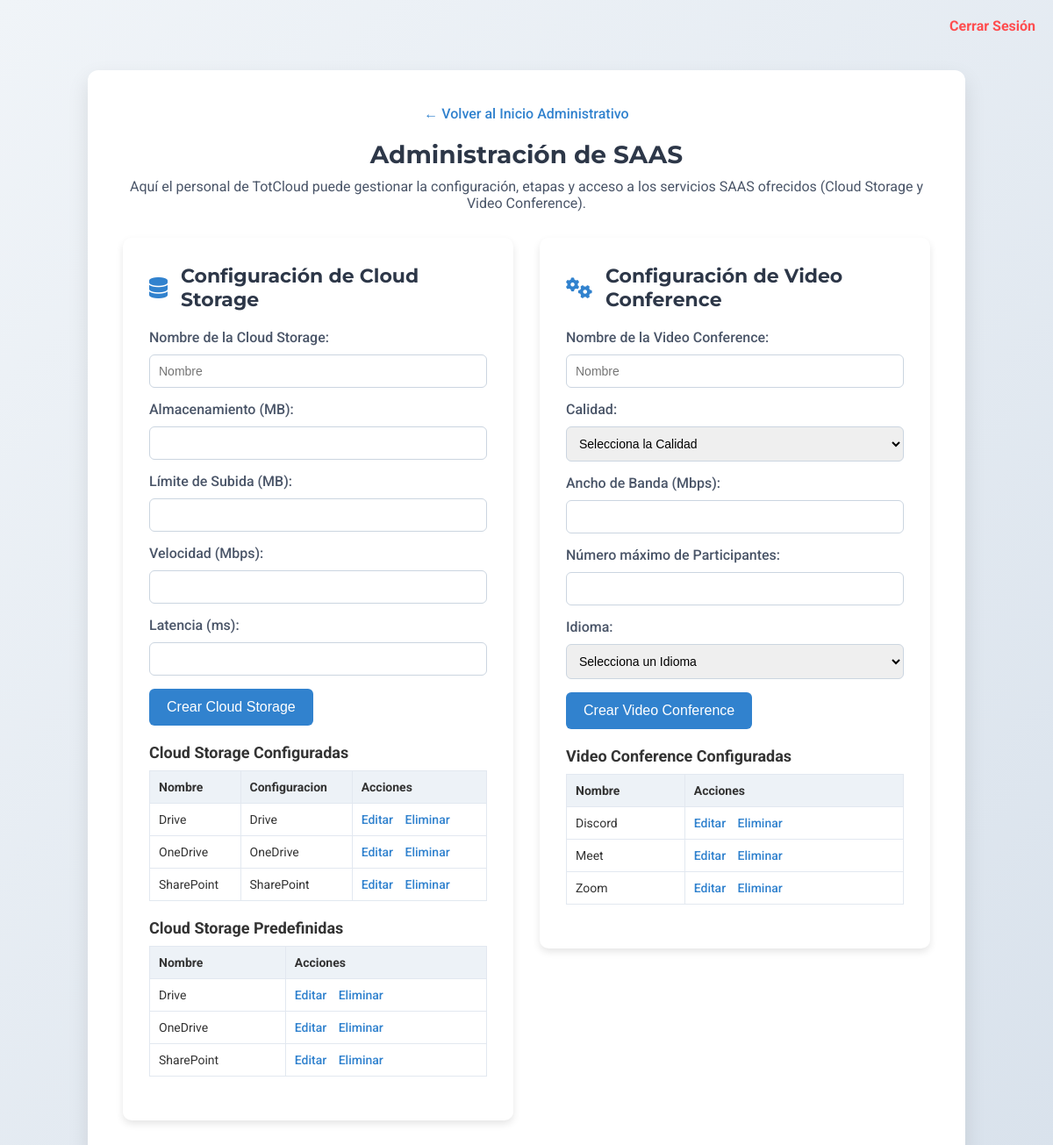
The app's page /TotCloud/saasAdmin.php (signed in) with its own data.
### tables this page shows
CREATE TABLE CS_CONFIG ( 
    idCSConfig INT(8) AUTO_INCREMENT PRIMARY KEY,
    nombreCS VARCHAR(64) NOT NULL,
    almacenamiento INT(16) NOT NULL, 
    idCloudStorage INT(8) NOT NULL,
    idPersona INT(8) NOT NULL,
    last_modified TIMESTAMP DEFAULT CURRENT_TIMESTAMP ON UPDATE CURRENT_TIMESTAMP,
    FOREIGN KEY (idCloudStorage) REFERENCES CLOUD_STORAGE(idCloudStorage),
    FOREIGN KEY (idPersona) REFERENCES PERSONA(idPersona) 
);

CREATE TABLE CLOUD_STORAGE ( 
    idCloudStorage INT(8) AUTO_INCREMENT PRIMARY KEY,
    nombreCS VARCHAR(64) UNIQUE NOT NULL,
    limiteSubida INT(16) NOT NULL, 
    velocidad INT(16) NOT NULL, 
    latencia INT(16) NOT NULL,
    FOREIGN KEY (idCloudStorage) REFERENCES SERVICIO(idServicio)
);

CREATE TABLE VC_CONFIG ( 
    idVCConfig INT(8) AUTO_INCREMENT PRIMARY KEY,
    nombreVC VARCHAR(64) NOT NULL,
    calidad VARCHAR(8) NOT NULL,
    anchoBanda INT(16) NOT NULL, 
    maxParticipantes INT(8) NOT NULL, 
    idioma VARCHAR(64) NOT NULL, 
    idVideoConference INT(8) NOT NULL,
    idPersona INT(8) NOT NULL,
    last_modified TIMESTAMP DEFAULT CURRENT_TIMESTAMP ON UPDATE CURRENT_TIMESTAMP,
    FOREIGN KEY (idVideoConference) REFERENCES VIDEO_CONFERENCE(idVideoConference),
    FOREIGN KEY (idPersona) REFERENCES PERSONA(idPersona) 
);

### TotCloud/saasAdmin.php (the view, shortened to what this page needs)
<?php
require 'config.php';
$action = isset($_GET['action']) ? $_GET['action'] : '';
$csToEdit = null;
$vcToEdit = null;
$csList = [];
try {
    $stmt = $pdo->query("
        SELECT CS_CONFIG.idCSConfig, CS_CONFIG.idCloudStorage, CS_CONFIG.nombreCS, CLOUD_STORAGE.nombreCS AS nombreCSp, CS_CONFIG.almacenamiento
        FROM CS_CONFIG
        JOIN CLOUD_STORAGE ON CS_CONFIG.idCloudStorage = CLOUD_STORAGE.idCloudStorage
        ORDER BY CS_CONFIG.nombreCS ASC
    ");
    $csList = $stmt->fetchAll();
} catch (PDOException $e) {
    $error = "Error al obtener la lista de bases de datos: " . $e->getMessage();
}
$cspList = [];
try {
    $stmt = $pdo->query("
        SELECT CLOUD_STORAGE.idCloudStorage, CLOUD_STORAGE.nombreCS, CLOUD_STORAGE.limiteSubida, CLOUD_STORAGE.velocidad, CLOUD_STORAGE.latencia
        FROM CLOUD_STORAGE
        ORDER BY CLOUD_STORAGE.nombreCS ASC
    ");
    $cspList = $stmt->fetchAll();
} catch (PDOException $e) {
    $error = "Error al obtener la lista de bases de datos: " . $e->getMessage();
}
$vcList = [];
try {
    $stmt = $pdo->query("
        SELECT VC_CONFIG.idVCConfig, VC_CONFIG.idVideoConference, VC_CONFIG.nombreVC, VC_CONFIG.calidad, VC_CONFIG.anchoBanda, VC_CONFIG.maxParticipantes, VC_CONFIG.idioma
        FROM VC_CONFIG
        JOIN VIDEO_CONFERENCE ON VC_CONFIG.idVideoConference = VIDEO_CONFERENCE.idVideoConference
        ORDER BY VC_CONFIG.nombreVC ASC
    ");
    $vcList = $stmt->fetchAll();
} catch (PDOException $e) {
    $error = "Error al obtener la lista de aplicaciones: " . $e->getMessage();
}
?>
<!DOCTYPE html>
<html lang="es">
<head>
    <link href="https://cdnjs.cloudflare.com/ajax/libs/font-awesome/6.4.0/css/all.min.css" rel="stylesheet">
</head>
<body>
    <a href="logout.php" class="logout">Cerrar Sesión</a>
    <div class="container">
        <a href="homeAdmin.php" class="back-link">← Volver al Inicio Administrativo</a>
        <h2>Administración de SAAS</h2>
        <p>Aquí el personal de TotCloud puede gestionar la configuración, etapas y acceso a los servicios SAAS ofrecidos (Cloud Storage y Video Conference).</p>
        <div class="sections">
            <div class="section-card">
                <?php if ($action === 'editarCS' && isset($_GET['idCSConfig']) && !empty($csToEdit) && $_SERVER['REQUEST_METHOD'] !== 'POST'): ?>
                    <h3><i class="fas fa-edit"></i> Editar Configuración Cloud Storage</h3>
                    <form action="saasAdmin.php?action=editarCS&idCSConfig=<?php echo (int)$_GET['idCSConfig']; ?>" method="POST">
                        <label>Nombre de la Cloud Storage:</label>
                        <input type="text" name="nombreCS" value="<?php echo htmlspecialchars($csToEdit['nombreCS']); ?>" required>
                        <label>Almacenamiento (MB):</label>
                        <input type="number" name="almacenamiento" min="1" value="<?php echo (int)$csToEdit['almacenamiento']; ?>" required>
                        <input type="submit" value="Guardar Cambios">
                    </form>
                <?php else: ?>
                    <h3><i class="fas fa-database"></i> Configuración de Cloud Storage</h3>
                    <form action="saasAdmin.php?action=crearCS" method="POST">
                        <label for="nombreCS">Nombre de la Cloud Storage:</label>
                        <input type="text" id="nombreCS" name="nombreCS" placeholder="Nombre" required>
                        <label for="almacenamiento">Almacenamiento (MB):</label>
                        <input type="number" id="almacenamiento" name="almacenamiento" min="1" required>
                        <label for="limiteSubida">Límite de Subida (MB):</label>
                        <input type="number" id="limiteSubida" name="limiteSubida" min="1" required>
                        <label for="velocidad">Velocidad (Mbps):</label>
                        <input type="number" id="velocidad" name="velocidad" min="1" required>
                        <label for="latencia">Latencia (ms):</label>
                        <input type="number" id="latencia" name="latencia" min="1" required>
                        <input type="submit" value="Crear Cloud Storage">
                    </form>
                <?php endif; ?>
                <div class="service-list">
                    <h4>Cloud Storage Configuradas</h4>
                    <table>
                        <tr>
                            <th>Nombre</th>
                            <th>Configuracion</th>
                            <th>Acciones</th>
                        </tr>
                        <?php if (!empty($csList)): ?>
                            <?php foreach ($csList as $csItem): ?>
                                <tr>
                                    <td><?php echo htmlspecialchars($csItem['nombreCS']); ?></td>
                                    <td><?php echo htmlspecialchars($csItem['nombreCSp']); ?></td>
                                    <td class="actions">
                                        <a href="saasAdmin.php?action=editarCS&idCSConfig=<?php echo (int)$csItem['idCSConfig']; ?>">Editar</a>
                                        <a href="saasAdmin.php?action=eliminarCS&idCSConfig=<?php echo (int)$csItem['idCSConfig']; ?>">Eliminar</a>
                                    </td>
                                </tr>
                            <?php endforeach; ?>
                        <?php else: ?>
                            <tr><td colspan="3">No hay Cloud Storage configuradas.</td></tr>
                        <?php endif; ?>
                    </table>
                </div>
                <div class="service-list">
                    <h4>Cloud Storage Predefinidas</h4>
                    <table>
                        <tr>
                            <th>Nombre</th>
                            <th>Acciones</th>
                        </tr>
                        <?php if (!empty($cspList)): ?>
                            <?php foreach ($cspList as $csItem): ?>
                                <tr>
                                    <td><?php echo htmlspecialchars($csItem['nombreCS']); ?></td>
                                    <td class="actions">
                                        <a href="saasAdmin.php?action=editarCSp&idCloudStorage=<?php echo (int)$csItem['idCloudStorage']; ?>">Editar</a>
                                        <a href="saasAdmin.php?action=eliminarCSp&idCloudStorage=<?php echo (int)$csItem['idCloudStorage']; ?>">Eliminar</a>
                                    </td>
                                </tr>
                            <?php endforeach; ?>
                        <?php else: ?>
                            <tr><td colspan="2">No hay Cloud Storage predefinidas.</td></tr>
                        <?php endif; ?>
                    </table>
                </div>
            </div>
            <div class="section-card">
                <?php if ($action === 'editarVC' && isset($_GET['idVCConfig']) && !empty($vcToEdit) && $_SERVER['REQUEST_METHOD'] !== 'POST'): ?>
                    <h3><i class="fas fa-edit"></i> Editar Configuración Video Conference</h3>
                    <form action="saasAdmin.php?action=editarVC&idVCConfig=<?php echo (int)$_GET['idVCConfig']; ?>" method="POST">
                        <label>Nombre de la Video Conference:</label>
                        <input type="text" name="nombreVC" value="<?php echo htmlspecialchars($vcToEdit['nombreVC']); ?>" required>
                        <label>Calidad:</label>
                        <select name="calidad" required>
                            <option value="">Selecciona la Calidad</option>
                            <option value="240p" <?php if($vcToEdit['calidad']=='240p') echo 'selected'; ?>>240p</option>
                            <option value="480p" <?php if($vcToEdit['calidad']=='480p') echo 'selected'; ?>>480p</option>
                            <option value="720p" <?php if($vcToEdit['calidad']=='720p') echo 'selected'; ?>>720p</option>
                            <option value="1080p" <?php if($vcToEdit['calidad']=='1080p') echo 'selected'; ?>>1080p</option>
                            <option value="4k" <?php if($vcToEdit['calidad']=='4k') echo 'selected'; ?>>4k</option>
                        </select>
                        <label>Ancho de Banda (Mbps):</label>
                        <input type="number" name="anchoBanda" min="1" value="<?php echo (int)$vcToEdit['anchoBanda']; ?>" required>
                        <label>Número máximo de Participantes:</label>
                        <input type="number" name="maxParticipantes" min="1" value="<?php echo (int)$vcToEdit['maxParticipantes']; ?>" required>
                        <label>Idioma:</label>
                        <select name="idioma" required>
                            <option value="">Selecciona un Idioma</option>
                            <option value="Español" <?php if($vcToEdit['idioma']=='Español') echo 'selected'; ?>>Español</option>
                            <option value="English" <?php if($vcToEdit['idioma']=='English') echo 'selected'; ?>>English</option>
                            <option value="Deutsch" <?php if($vcToEdit['idioma']=='Deutsch') echo 'selected'; ?>>Deutsch</option>
                            <option value="Italian" <?php if($vcToEdit['idioma']=='Italian') echo 'selected'; ?>>Italian</option>
                            <option value="French" <?php if($vcToEdit['idioma']=='French') echo 'selected'; ?>>French</option>
                        </select>
                        <input type="submit" value="Guardar Cambios">
                    </form>
                <?php else: ?>
                    <h3><i class="fas fa-cogs"></i> Configuración de Video Conference</h3>
                    <form action="saasAdmin.php?action=crearVC" method="POST">
                        <label for="nombreVC">Nombre de la Video Conference:</label>
                        <input type="text" id="nombreVC" name="nombreVC" placeholder="Nombre" required>
                        <label for="calidad">Calidad:</label>
                        <select id="calidad" name="calidad" required>
                            <option value="">Selecciona la Calidad</option>
                        </select>
                        <label for="anchoBanda">Ancho de Banda (Mbps):</label>
                        <input type="number" id="anchoBanda" name="anchoBanda" min="1" required>
                        <label for="maxParticipantes">Número máximo de Participantes:</label>
                        <input type="number" id="maxParticipantes" name="maxParticipantes" min="1" required>
                        <label for="idioma">Idioma:</label>
                        <select id="idioma" name="idioma" required>
                            <option value="">Selecciona un Idioma</option>
                        </select>
                        <input type="submit" value="Crear Video Conference">
                    </form>
                <?php endif; ?>
                <div class="service-list">
                    <h4>Video Conference Configuradas</h4>
                    <table>
                        <tr>
                            <th>Nombre</th>
                            <th>Acciones</th>
                        </tr>
                        <?php if (!empty($vcList)): ?>
                            <?php foreach ($vcList as $vcItem): ?>
                                <tr>
                                    <td><?php echo htmlspecialchars($vcItem['nombreVC']); ?></td>
                                    <td class="actions">
                                        <a href="saasAdmin.php?action=editarVC&idVCConfig=<?php echo (int)$vcItem['idVCConfig']; ?>">Editar</a>
                                        <a href="saasAdmin.php?action=eliminarVC&idVCConfig=<?php echo (int)$vcItem['idVCConfig']; ?>">Eliminar</a>
                                    </td>
                                </tr>
                            <?php endforeach; ?>
                        <?php else: ?>
                            <tr><td colspan="2">No hay aplicaciones registradas.</td></tr>
                        <?php endif; ?>
                    </table>
                </div>
            </div>
        </div>
    </div>
</body>
</html>

### TotCloud/saasAdmin.php (style rules this page uses)
* { margin: 0; padding: 0; box-sizing: border-box; }
body { font-family: 'Roboto', sans-serif; background: linear-gradient(135deg, #f0f4f8 0%, #d9e2ec 100%); min-height: 100vh; display: flex; flex-direction: column; align-items: center; position: relative; color: #333; }
.logout { position: absolute; top: 20px; right: 20px; text-decoration: none; color: #ff4d4f; font-weight: bold; font-size: 16px; transition: color 0.3s; }
.container { background-color: #ffffff; padding: 40px; border-radius: 12px; box-shadow: 0 10px 25px rgba(0,0,0,0.1); text-align: center; max-width: 1000px; width: 90%; margin-top: 80px; }
.container h2 { font-family: 'Montserrat', sans-serif; font-size: 28px; margin-bottom: 10px; color: #2d3748; }
.container p { font-size: 16px; margin-bottom: 30px; color: #4a5568; }
.back-link { display: inline-block; margin-bottom: 20px; color: #3182ce; font-weight: 500; text-decoration: none; transition: color 0.3s; }
.sections { display: flex; flex-wrap: nowrap; justify-content: space-between; align-items: flex-start; gap: 30px; }
.section-card { background-color: #ffffff; border-radius: 10px; box-shadow: 0 4px 8px rgba(0,0,0,0.1); padding: 30px; width: 450px; text-align: left; }
.section-card h3 { font-family: 'Montserrat', sans-serif; font-size: 22px; color: #2d3748; margin-bottom: 20px; display: flex; align-items: center; }
.section-card h3 i { margin-right: 15px; font-size: 24px; color: #3182ce; }
.section-card form, .section-card .service-list { margin-bottom: 20px; }
.section-card label { display: block; margin-bottom: 10px; color: #4a5568; font-weight: 500; }
.section-card input[type="text"], .section-card select, .section-card input[type="number"] { width: 100%; padding: 10px; border: 1px solid #cbd5e0; border-radius: 6px; margin-bottom: 15px; font-size: 14px; }
.section-card input[type="submit"] { background-color: #3182ce; color: #ffffff; border: none; padding: 12px 20px; border-radius: 6px; cursor: pointer; font-size: 16px; transition: background-color 0.3s; }
.service-list h4 { font-size: 18px; margin-bottom: 10px; }
.service-list table { width: 100%; border-collapse: collapse; }
.service-list table th, .service-list table td { border: 1px solid #e2e8f0; padding: 10px; font-size: 14px; text-align: left; }
.service-list table th { background-color: #edf2f7; }
.service-list .actions a { margin-right: 10px; text-decoration: none; color: #3182ce; font-weight: 500; }

### records on screen
cs_config: nombreCS "Drive", idCloudStorage.nombreCS "Drive"
cs_config: nombreCS "OneDrive", idCloudStorage.nombreCS "OneDrive"
cs_config: nombreCS "SharePoint", idCloudStorage.nombreCS "SharePoint"
cloud_storage: nombreCS "Drive"
cloud_storage: nombreCS "OneDrive"
cloud_storage: nombreCS "SharePoint"
vc_config: nombreVC "Discord"
vc_config: nombreVC "Meet"
vc_config: nombreVC "Zoom"
